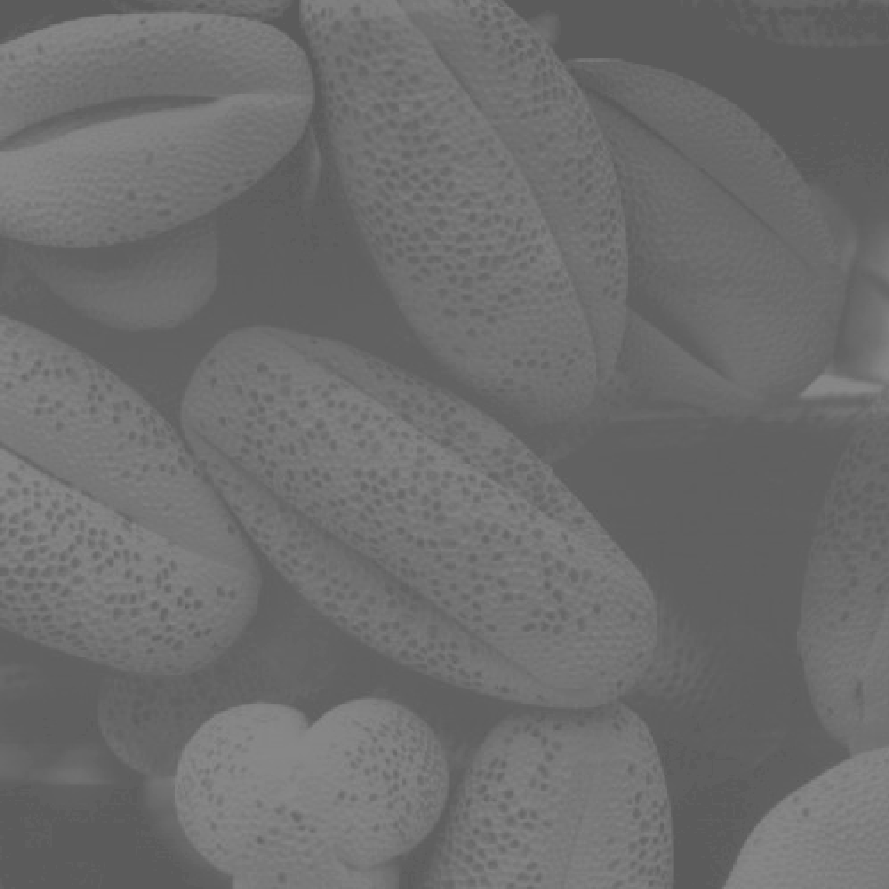
#> input picture lab5/washed_out_pollen_image.tif, 889 x 889 px
$ python lab_5.py
#> lines starting #> are read from the running program, lines starting #| are printed output that depends on the picture
import numpy as np
import matplotlib.pyplot as plt
import cv2

img = cv2.imread(r"lab5/washed_out_pollen_image.tif",0)
#> img is the input picture: shape (889, 889); min 91, max 138, mean 109.1
img = cv2.resize(img,(0,0),fx = 0.5,fy = 0.5)
#> img: shape (444, 444)
cv2.imshow("Original",img)


# finding percentiles
minimum = np.percentile(img,5)
#> minimum = 91
maximum = np.percentile(img,95)
#> maximum = 129
height,width = img.shape
#> height = 444; width = 444
binaryArrayRange = np.arange(2**8)
# Histogram of original Image grayscale
def histogram(img):
    histogramImage = np.zeros(256)
    value = 0
    for i in range(img.shape[0]):
        for j in range(img.shape[1]):
            value = img[i][j]
#             Adding each time same pixels comes in observation accross image pixels
            histogramImage[value] = histogramImage[value] + 1
#> after the loop, histogramImage = 256 values, max 14805 at index 96, min 0 at index 0, mean 770.1
    return histogramImage
# [25 lines of commented-out code are left out]
histogramImage = histogram(img)
plt.plot(binaryArrayRange,histogramImage)
plt.xlabel("Image Pixels")
plt.ylabel("Image Pixels Counts")
plt.title("Histogram")

# Pdf of the histogram counts
# pdf = Image Histogram / Rows * Columns
pdf_Img = histogramImage/(img.shape[0]*img.shape[1])
#> pdf_Img = 256 values, max 0.0751 at index 96, min 0 at index 0, mean 0.00391
# [8 lines of commented-out code are left out]
cdfArr = np.zeros(len(pdf_Img))
#> cdfArr = 256 values from 0 to 0
for i in range(1,255):
    cdfArr[i] = cdfArr[i-1] + pdf_Img[i]
#> after the loop, cdfArr = 256 values, max 1 at index 138, min 0 at index 0, mean 0.569
# [8 lines of commented-out code are left out]
transformationFucntion = np.around(cdfArr * 255)
#> transformationFucntion = 256 values, max 255 at index 135, min 0 at index 0, mean 145.2
# [8 lines of commented-out code are left out]
for i in range(img.shape[0]):
    for j in range(img.shape[1]):
        holder = img[i][j]
        img[i][j] = transformationFucntion[holder]
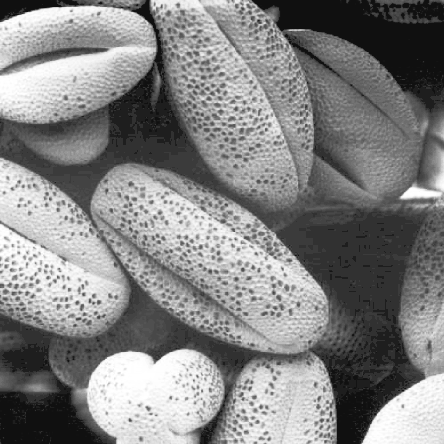
#> img: shape (444, 444); min 16, max 255, mean 131.5

cv2.imshow("Contrast Enhanced Using Histogram Euqlaization",img)
cv2.waitKey()

# Histogram
plt.plot(binaryArrayRange,histogram(img))
plt.show()
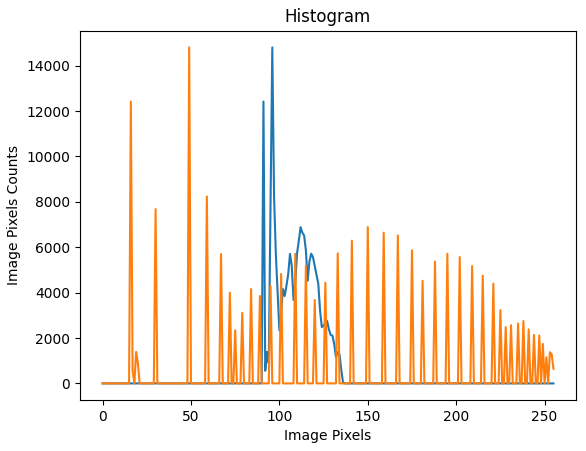
#> figure drawn by matplotlib, 1 panel; curve peaks at x = 96, y = 14805; curve peaks at x = 49, y = 14805
